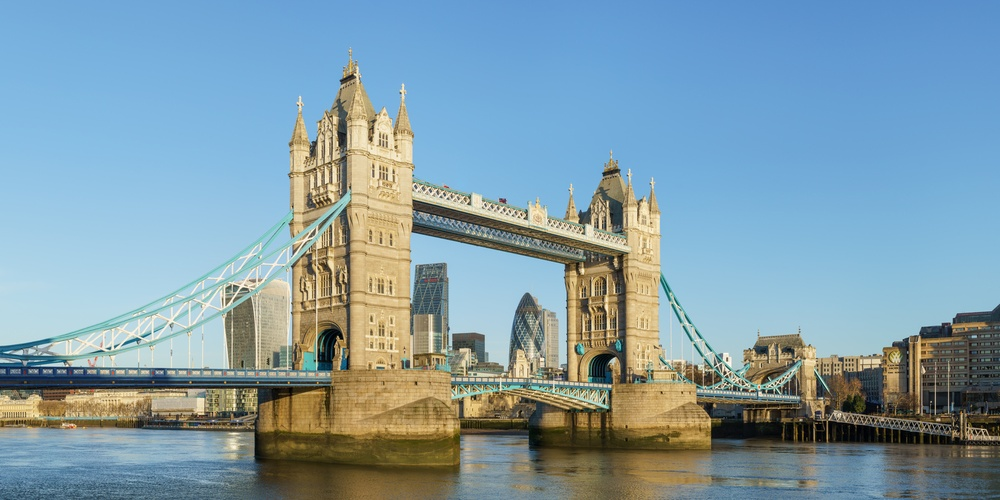
#> input picture Tower_Bridge_from_Shad_Thames.jpg, 1000 x 500 px, shrunk from 1600 x 800 before the run, found by its file name
$ python sift_compare.py
#> lines starting #> are read from the running program, lines starting #| are printed output that depends on the picture
import cv2
import matplotlib.pyplot as plt
import numpy as np

image_path1 = '/content/drive/MyDrive/Intellipaat/Computer_Vision/Data/Tower_Bridge_from_Shad_Thames.jpg'
image_path2 = '/content/drive/MyDrive/Intellipaat/Computer_Vision/Data/tower-bridge-cover-picture.webp'

image1 = cv2.imread(image_path1, cv2.COLOR_BGR2GRAY)
#> image1 is the input picture: shape (500, 1000, 3); mean B, G, R 168, 155.8, 128.4
image2 = cv2.imread(image_path2, cv2.COLOR_BGR2GRAY)
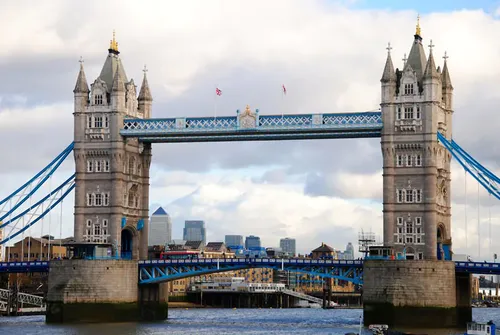
#> input picture tower-bridge-cover-picture.webp, 500 x 335 px, shrunk from 800 x 536 before the run, found by its file name
#> image2 is the input picture: shape (335, 500, 3); mean B, G, R 162.5, 160.8, 160.3

sift  = cv2.SIFT_create()

#detect key points and descriptor
keyspoints1, descriptors1 = sift.detectAndCompute(image1, None)
#> keyspoints1 = 2417 keypoints; strongest (x, y, size): (725, 373, 2.1), (115, 346, 1.9), (727, 359, 1.9), (763, 391, 2.7)
keyspoints2, descriptors2 = sift.detectAndCompute(image2, None)
#> keyspoints2 = 1325 keypoints; strongest (x, y, size): (417, 37, 4.1), (110, 50, 3), (126, 128, 2.1), (129, 124, 1.9)

# iminitalize bf matcher
bf = cv2.BFMatcher();

#match decripter between two images.
matches  = bf.match(descriptors1, descriptors2)
#> matches = 2417 matches

# Sort matches by distance
matches = sorted(matches, key=lambda x: x.distance)

#draw matches between two images.
matched_image  = cv2.drawMatches(image1, keyspoints1, image2, keyspoints2, matches[:100],  None, flags=cv2.DrawMatchesFlags_NOT_DRAW_SINGLE_POINTS )
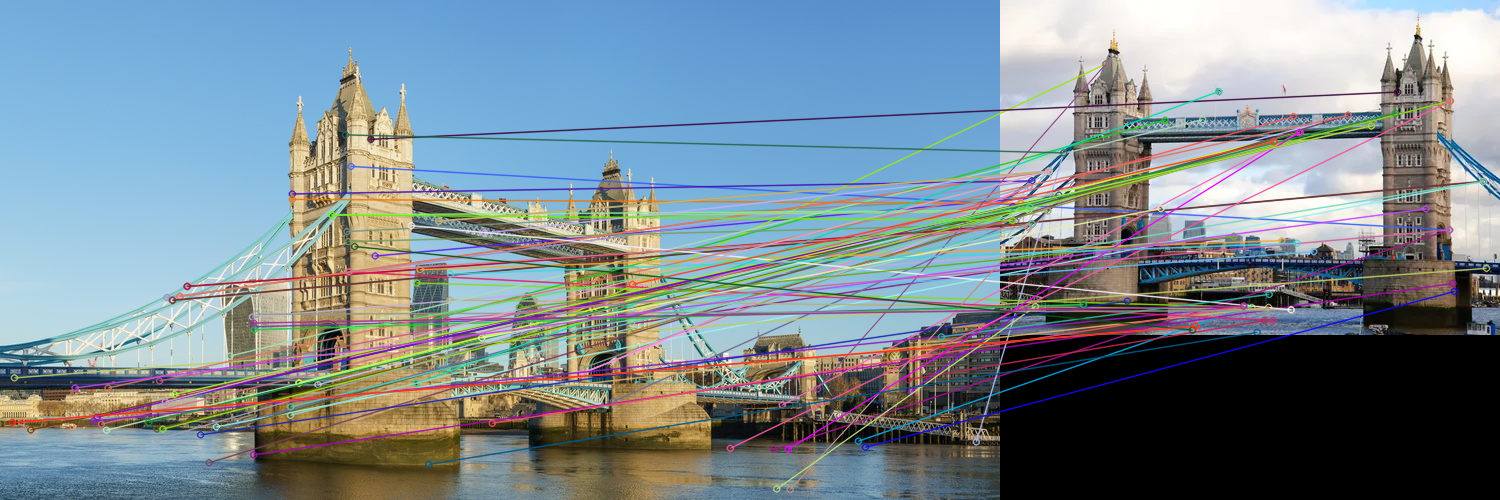
#> matched_image: shape (500, 1500, 3); mean B, G, R 146.3, 137.7, 123
print(matched_image)
#> (printed output is left out)
image_rgb = cv2.cvtColor(matched_image, cv2.COLOR_BGR2RGB)

# Plot the matched image
plt.figure(figsize=(20, 10))
plt.imshow(image_rgb)
plt.title('SIFT Feature Matching')
plt.axis('off')
plt.show()
